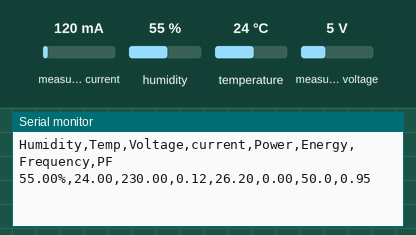
Simulated run of this sketch. Board: Arduino Uno, built with avr-gcc and run on an emulated ATmega328P. On the bench: the last lines printed to the serial monitor. The inputs (shaded band) are chosen by the test bench; at power-on: measured current 120 mA, humidity 55 %, temperature 24 °C, measured voltage 5 V.

Above: at 1.2 s.
1.3 s: measured current set to 40 mA
At 2.6 s:
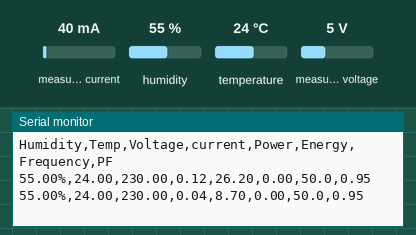
2.8 s: humidity set to 22 %
4.3 s: temperature set to 12 °C
At 4.3 s:
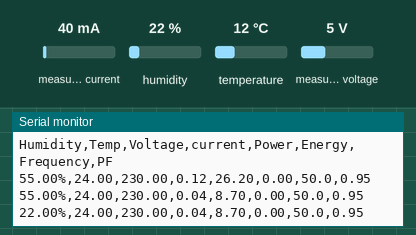
5.8 s: measured voltage set to 0.3 V
At 6.8 s:
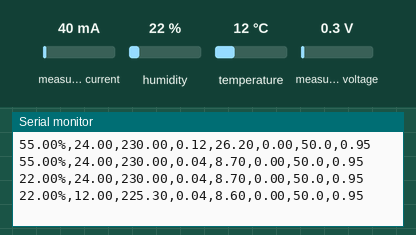
7.3 s: measured current set to 500 mA
At 8.7 s:
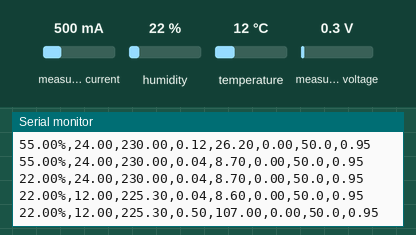
8.8 s: humidity set to 40 %
At 11.1 s:
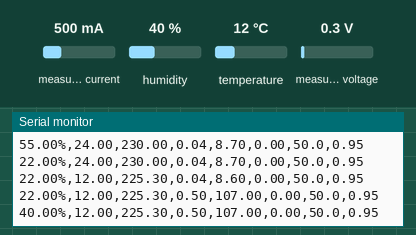
Timing chart, 0 to 11.3 s (numbered marks = the images above; inputs shaded):
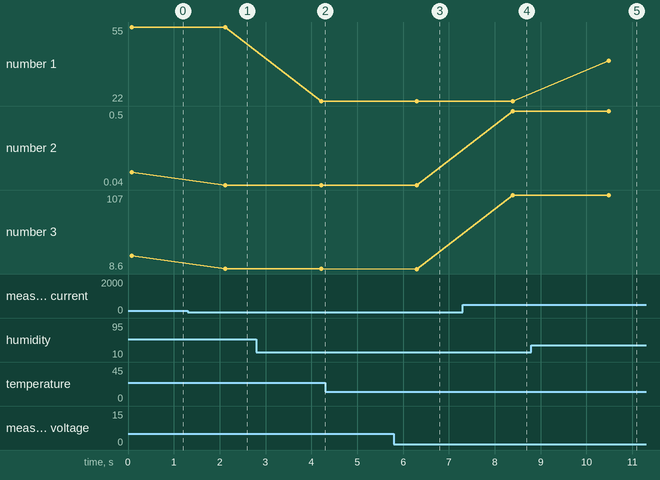

Measured:
- after the input at 1.3 s, the serial monitor: prints a new line after 0.82 s (image 1)
- after the input at 5.8 s, the serial monitor: prints a new line after 0.50 s (image 3)
- after the input at 7.3 s, the serial monitor: prints a new line after 1.1 s (image 4)
- after the input at 8.8 s, the serial monitor: prints a new line after 1.7 s (image 5)
- plotted number 1: 55 → 22 after the input at 2.8 s, 22 → 40 after the input at 8.8 s
- plotted number 2: 0.12 → 0.04 after the input at 1.3 s, 0.04 → 0.5 after the input at 7.3 s
- plotted number 3: 26.2 → 8.7 after the input at 1.3 s, 8.7 → 8.6 after the input at 5.8 s, 8.6 → 107 after the input at 7.3 s

The sketch:

B001.ino
```cpp
//DHT
#include <Adafruit_Sensor.h> //DHT先導
#include <DHT_U.h>
#include <DHT.h>

#define dhtPin 4
#define dhtType DHT11
DHT dht(dhtPin, dhtType); // Initialize DHT sensor

float h = dht.readHumidity();//讀取濕度
float t = dht.readTemperature();//讀取攝氏溫度
float f = dht.readTemperature(true);//讀取華氏溫度

//PZEM004Tv30
#include <PZEM004Tv30.h>
#include <SoftwareSerial.h>

#if defined(ESP32)
    #error "Software Serial is not supported on the ESP32"
#endif

#if !defined(PZEM_RX_PIN) && !defined(PZEM_TX_PIN)
#define PZEM_RX_PIN 11
#define PZEM_TX_PIN 12
#endif

SoftwareSerial pzemSWSerial(PZEM_RX_PIN, PZEM_TX_PIN);
PZEM004Tv30 pzem(pzemSWSerial);


void setup() {
	Serial.print("Custom Address:");
    Serial.print(pzem.readAddress(), HEX);
  	Serial.begin(9600);
	Serial.println("Humidity,Temp,Voltage,current,Power,Energy,Frequency,PF");

}

void loop() {
//DHT
	float h = dht.readHumidity();//讀取濕度
	float t = dht.readTemperature();//讀取攝氏溫度
	float f = dht.readTemperature(true);//讀取華氏溫度

	char lineHum[100];//濕度
	char lineTemp[100];//濕度

	sprintf(lineHum, "%d.%02d%%,", (int)h, (int)(h * 100) % 100);
	sprintf(lineTemp, "%d.%02d,", (int)t, (int)(t * 100) % 100);

	Serial.print(lineHum);
	Serial.print(lineTemp);


//PZEM004Tv30

      // Read the data from the sensor
     float voltage = pzem.voltage();
      float current = pzem.current();
      float power = pzem.power();
      float energy = pzem.energy();
      float frequency = pzem.frequency();
      float pf = pzem.pf();

      // Check if the data is valid
      if(isnan(voltage)){
          Serial.println("Error reading voltage");
      } else if (isnan(current)) {
          Serial.println("Error reading current");
      } else if (isnan(power)) {
          Serial.println("Error reading power");
      } else if (isnan(energy)) {
          Serial.println("Error reading energy");
      } else if (isnan(frequency)) {
          Serial.println("Error reading frequency");
      } else if (isnan(pf)) {
          Serial.println("Error reading power factor");
      } else {
        Serial.print(voltage);      Serial.print(",");
        Serial.print(current);      Serial.print(",");
        Serial.print(power);        Serial.print(",");
        Serial.print(energy);		Serial.print(",");
        Serial.print(frequency, 1); Serial.print(",");
        Serial.print(pf);

          // Print the values to the Serial console
          /*Serial.print("Voltage: ");      Serial.print(voltage);      Serial.println("V");
          Serial.print("Current: ");      Serial.print(current);      Serial.println("A");
          Serial.print("Power: ");        Serial.print(power);        Serial.println("W");
          Serial.print("Energy: ");       Serial.print(energy,3);     Serial.println("kWh");
          Serial.print("Frequency: ");    Serial.print(frequency, 1); Serial.println("Hz");
          Serial.print("PF: ");           Serial.println(pf);*/
      }

      Serial.println();
      delay(2000);
}
```
